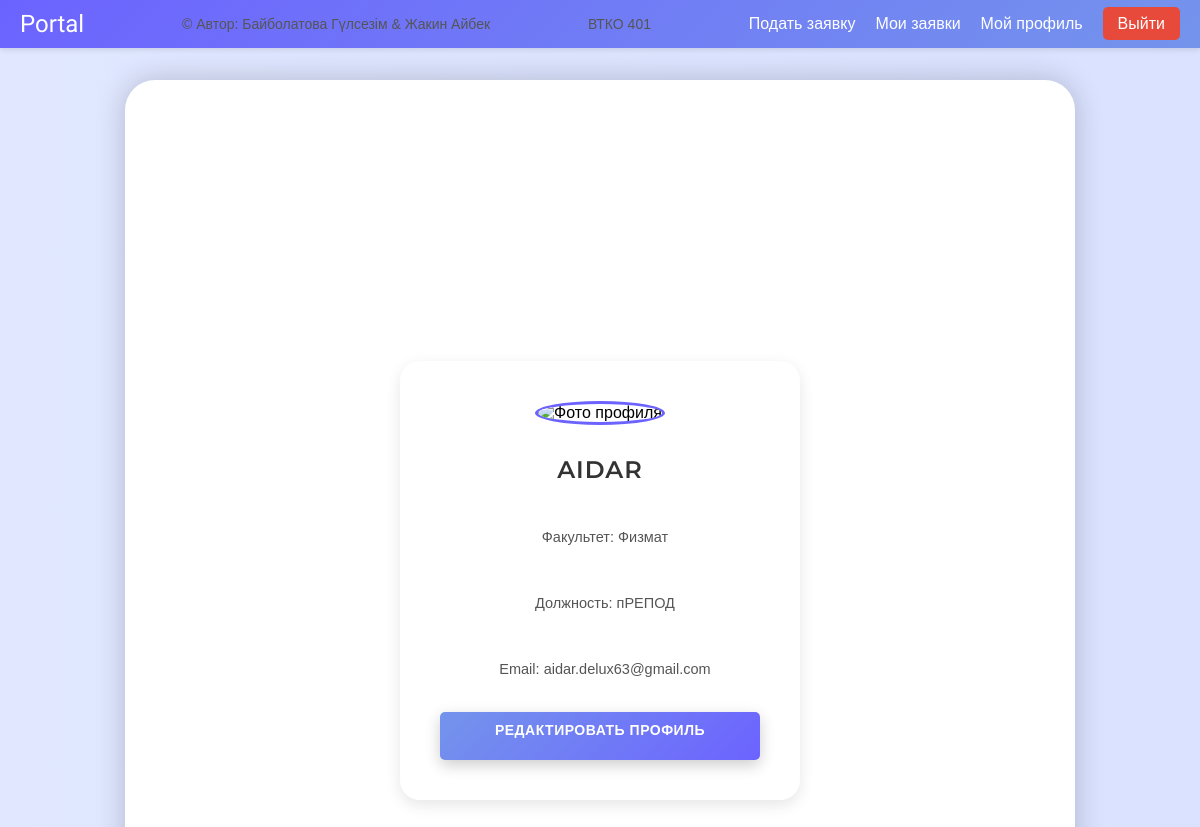
The page /profile (signed in) on the database its author committed.
### models.py (models this page shows)
class User(db.Model):
    id = db.Column(db.Integer, primary_key=True)
    username = db.Column(db.String(150), unique=True, nullable=False)
    email = db.Column(db.String(150), unique=True, nullable=False)
    password = db.Column(db.String(255), nullable=False)  # Hashed password
    role = db.Column(db.String(20), nullable=False)  # 'admin' or 'employee'
    full_name = db.Column(db.String(150), nullable=True)  # Full name
    faculty = db.Column(db.String(150), nullable=True)  # Faculty
    position = db.Column(db.String(150), nullable=True)  # Position
    photo = db.Column(db.String(200), nullable=True)  # Profile photo filename

### app.py (the view, shortened to what this page needs)
@app.route('/profile', methods=['GET', 'POST'])
def profile():
    if 'user_id' not in session:
        return redirect(url_for('index'))
    user = User.query.get(session['user_id'])
    if not user:
        return redirect(url_for('index'))
    return render_template('profile_admin.html', user=user) if user.role == 'admin' else render_template('profile_employee.html', user=user)

### templates/profile_employee.html (shortened to what this page needs)
{% extends "base.html" %}
{% block content %}
<div style="display: flex; justify-content: center; align-items: center; height: 100%;">
    <div class="profile-card">
        <div class="profile-photo">
            <img src="{{ url_for('static', filename='uploads/' + user.photo) if user.photo else url_for('static', filename='default-profile.png') }}" alt="Фото профиля">
        </div>
        <h2 class="profile-name">{{ user.full_name }}</h2>
        <p class="profile-field"> Факультет: {{ user.faculty }}</p>
        <p class="profile-field"> Должность: {{ user.position }}</p>
        <p class="profile-field"> Email: {{ user.email }}</p>
        <a href="/profile/edit" class="btn styled-btn">Редактировать профиль</a>
    </div>
</div>
{% endblock %}

### static/style.css (style rules this page uses)
* { margin: 0; padding: 0; box-sizing: border-box; font-family: "Poppins", sans-serif; text-decoration: none; list-style: none; }
body { display: flex; justify-content: center; align-items: center; min-height: 100vh; background: linear-gradient(to right, #e0e7ff, #c7d2fe); background-size: 400% 400%; animation: gradientAnimation 8s ease infinite; padding-top: 60px; font-family: 'Inter', sans-serif; font-size: 16px; color: #000; }
h1, h2, h3, h4, h5, h6 { font-family: 'Montserrat', sans-serif; font-weight: 600; text-transform: uppercase; letter-spacing: 1px; }
.styled-btn { padding: 10px 20px; font-size: 16px; border-radius: 8px; background: linear-gradient(135deg, #7494ec, #6c63ff); color: #fff; border: none; cursor: pointer; transition: all 0.3s ease; }
button, .btn, .styled-btn, .compact-btn { color: #fff !important; }
.container p { font-size: 14.5px; margin: 15px 0; }
.btn { width: 100%; height: 48px; background: linear-gradient(135deg, #7494ec, #6c63ff); border-radius: 8px; box-shadow: 0 5px 15px rgba(0, 0, 0, 0.2); border: none; cursor: pointer; font-size: 16px; color: #fff; font-weight: 600; transition: all 0.3s ease; }
.profile-card { background: #fff; border-radius: 20px; box-shadow: 0 5px 15px rgba(0, 0, 0, 0.1); padding: 40px; text-align: center; width: 400px; display: flex; flex-direction: column; align-items: center; gap: 20px; transform: scale(0.95); opacity: 0; animation: fadeInUp 0.6s ease forwards; }
.profile-photo img { width: 120px; height: 120px; border-radius: 50%; object-fit: cover; border: 3px solid #6c63ff; }
.profile-name { font-size: 24px; font-weight: 600; color: #333; margin: 10px 0; }
.profile-field { font-size: 16px; color: #555; display: flex; align-items: center; gap: 10px; }
.card, .btn { position: relative; overflow: hidden; z-index: 0; }
.card::before, .btn::before { content: ''; position: absolute; top: 50%; left: 50%; width: 0; height: 0; background: rgba(72, 139, 227, 0.5); border-radius: 50%; transform: translate(-50%, -50%); transition: width 0.3s ease, height 0.3s ease, background 0.3s ease; z-index: -1; }
.btn { font-family: 'Russo One', sans-serif; font-size: 14px; text-transform: uppercase; letter-spacing: 0.5px; font-weight: 600; }
:root { --background-color: #ffffff; --text-color: #000000; --card-background: #f9f9f9; --button-background: #e74a3b; --navbar-background: #f4f4f4; }
body { background-color: var(--background-color); color: var(--text-color); transition: background-color 0.3s, color 0.3s; }
.btn { background-color: var(--button-background); color: var(--text-color); border: none; padding: 10px 15px; border-radius: 5px; cursor: pointer; transition: background-color 0.3s, color 0.3s; }

### rows shown on the page
User: full_name "AIDAR", faculty "Физмат", position "пРЕПОД", email "aidar.delux63@gmail.com"
